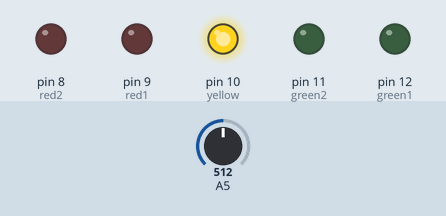
Simulated run of this sketch. Board: Arduino Uno, built with avr-gcc and run on an emulated ATmega328P. Shown: output pins drawn as LEDs (lit = HIGH). The inputs (shaded band) are chosen by the test bench; at power-on: A5 = 512.

Above: at 1.2 s.
1.3 s: A5 set to 501
At 2.4 s:
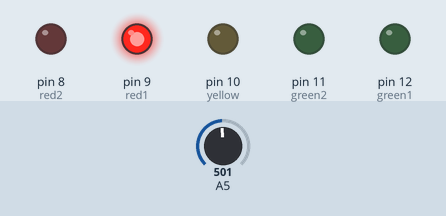
2.8 s: A5 set to 270
4.3 s: A5 set to 239
At 5.1 s:
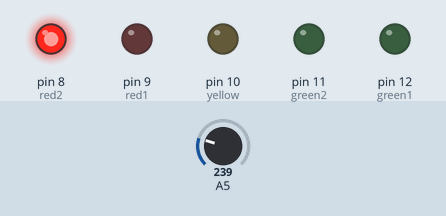
5.8 s: A5 set to 900
At 6.4 s:
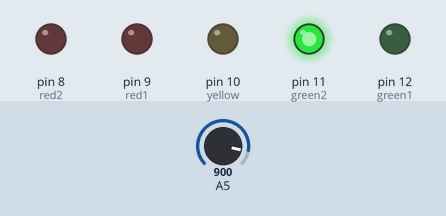
7.3 s: A5 set to 1009
8.8 s: A5 set to 1023
At 9.1 s:
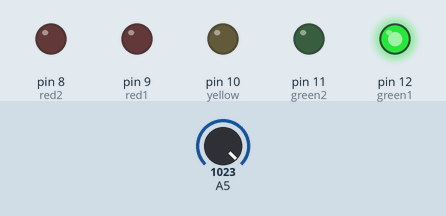
Timing chart, 0 to 11.3 s (numbered marks = the images above; inputs shaded):
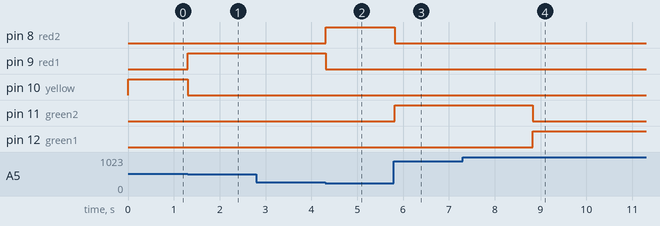

The sketch:

ACDwith5Leds.ino
```cpp
#define green1 12
#define green2 11
#define yellow 10
#define red1 9
#define red2 8

int acdValue = 0;

void setup() {
  pinMode(green1, OUTPUT);
  pinMode(green2, OUTPUT);
  pinMode(yellow, OUTPUT);
  pinMode(red1, OUTPUT);
  pinMode(red2, OUTPUT);
}

void loop() {
  acdValue = analogRead(A5);
  acdValue = map(acdValue, 0, 1023, 1, 5);

  switch(acdValue){
    case 1:
      digitalWrite(red2, HIGH);
      digitalWrite(red1, LOW);
      digitalWrite(yellow, LOW);
      digitalWrite(green2, LOW);
      digitalWrite(green1, LOW);
    break;
    case 2:
      digitalWrite(red2, LOW);
      digitalWrite(red1, HIGH);
      digitalWrite(yellow, LOW);
      digitalWrite(green2, LOW);
      digitalWrite(green1, LOW);
    break;
    case 3:
      digitalWrite(red2, LOW);
      digitalWrite(red1, LOW);
      digitalWrite(yellow, HIGH);
      digitalWrite(green2, LOW);
      digitalWrite(green1, LOW);
    break;
    case 4:
      digitalWrite(red2, LOW);
      digitalWrite(red1, LOW);
      digitalWrite(yellow, LOW);
      digitalWrite(green2, HIGH);
      digitalWrite(green1, LOW);
    break;
    case 5:
      digitalWrite(red2, LOW);
      digitalWrite(red1, LOW);
      digitalWrite(yellow, LOW);
      digitalWrite(green2, LOW);
      digitalWrite(green1, HIGH);
    break;
  }

  delay(50);
}
```

Measured:
- the behaviour switches between 512 and 511 on A5 (found by bisection; images 0 and 1)
- the behaviour switches between 256 and 255 on A5 (found by bisection; images 1 and 2)
- the behaviour switches between 1022 and 1023 on A5 (found by bisection; images 3 and 4)
- after the input at 1.3 s, pin 9 (red1): LOW → HIGH at once; pin 10 (yellow): HIGH → LOW at once
- after the input at 2.8 s, every drawn part: stays the same
- after the input at 4.3 s, pin 8 (red2): LOW → HIGH at once; pin 9 (red1): HIGH → LOW at once
- after the input at 5.8 s, pin 8 (red2): HIGH → LOW at once; pin 11 (green2): LOW → HIGH at once
- after the input at 7.3 s, every drawn part: stays the same
- after the input at 8.8 s, pin 11 (green2): HIGH → LOW at once; pin 12 (green1): LOW → HIGH at once
